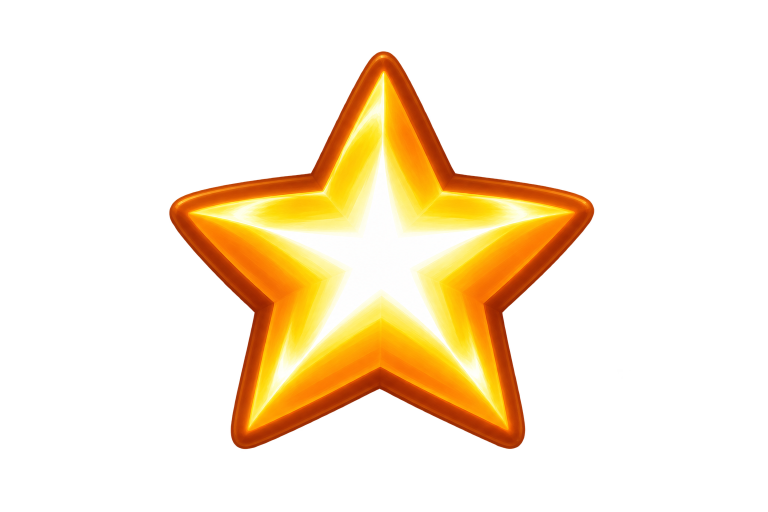
#> input picture AnimationCandidates/stun-orbit-v3-halo-20261106/star.png, 1536 x 1024 px (shown at 1/2 size)
$ python render.py
#> lines starting #> are read from the running program, lines starting #| are printed output that depends on the picture
from PIL import Image,ImageDraw,ImageFont
import math,subprocess,json
from pathlib import Path
p=Path(__file__).parent
src=Image.open(p/'star.png').convert('RGBA')
#> src is the input picture: PIL image 1536x1024 RGBA; mean R, G, B, A 76.4, 44.9, 14.5, 56.9
# Native animation assembly from separately generated sprite; original art stays unchanged.
star=src.resize((180,120),Image.Resampling.LANCZOS)
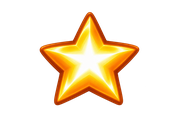
#> star: PIL image 180x120 RGBA; mean R, G, B, A 56.6, 38.4, 14.2, 56.9; transparent parts drawn white
halo=Image.open(p/'halo.png').convert('RGBA').resize((380,160),Image.Resampling.LANCZOS)
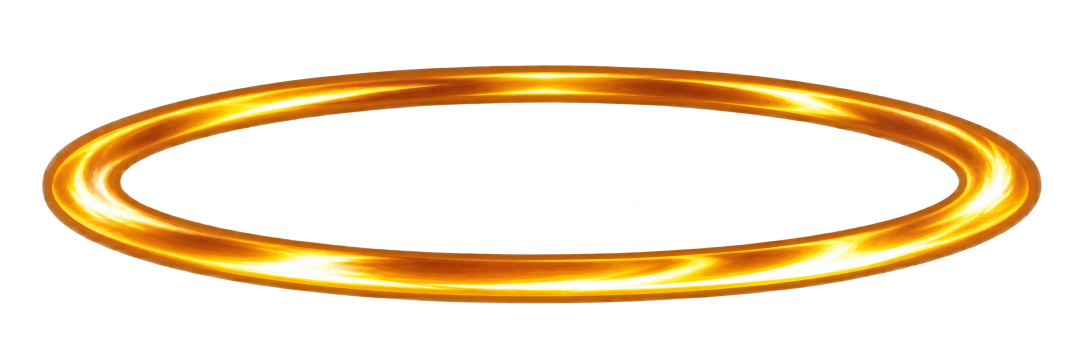
#> input picture AnimationCandidates/stun-orbit-v3-halo-20261106/halo.png, 2172 x 724 px (shown at 1/2 size)
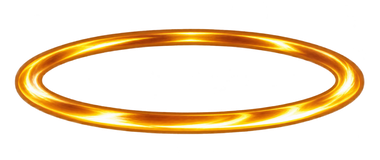
#> halo: PIL image 380x160 RGBA; mean R, G, B, A 56.4, 36.1, 9, 57.4; transparent parts drawn white
N=72; frames=[];coords=[]
for f in range(N):
 t=f/N; im=Image.new('RGBA',(512,320));im.alpha_composite(halo,(66,77));d=ImageDraw.Draw(im)
 items=[]
 for j in range(3):
  a=math.tau*(t+j/3);x=256+166*math.cos(a);y=157+55*math.sin(a);depth=math.sin(a)
  items.append((depth,j,a,x,y))
 for depth,j,a,x,y in sorted(items):
  for k in range(18,0,-1):
   b=a-k*.025;xx=256+166*math.cos(b);yy=157+55*math.sin(b)
   r=1.5+2.5*(1-k/19);d.ellipse((xx-r,yy-r,xx+r,yy+r),fill=(255,190,40,int(110*(1-k/19))))
  sz=.77+.2*depth
  obj=star.resize((int(180*sz),int(120*sz)),Image.Resampling.LANCZOS).rotate(12*math.sin(a*2+j),Image.Resampling.BICUBIC,expand=True)
  im.alpha_composite(obj,(round(x-obj.width/2),round(y-obj.height/2)))
  coords.append([f,j,x,y])
 im.save(p/'frames'/f'{f:03}.png');frames.append(im)
#> this loop made 72 passes
#> pass 1, `im.save(p / 'frames' / f'{f:03}.png')`:
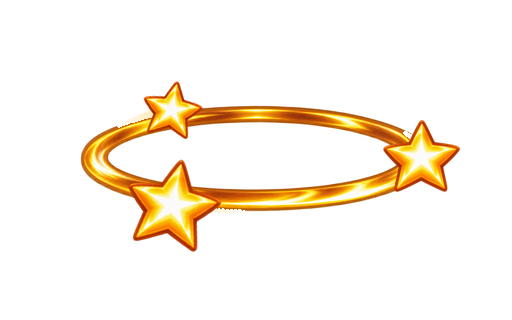
#> saved as 000.png: PIL image 512x320 RGBA; mean R, G, B, A 29.3, 19, 5.7, 29.4; transparent parts drawn white
#> pass 2, `im.save(p / 'frames' / f'{f:03}.png')`:
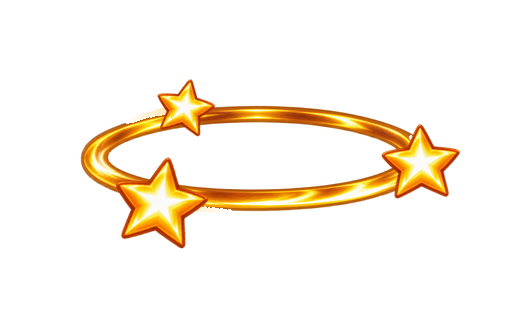
#> saved as 001.png: PIL image 512x320 RGBA; mean R, G, B, A 29.5, 19.2, 5.8, 29.6; transparent parts drawn white
#> after the loop:
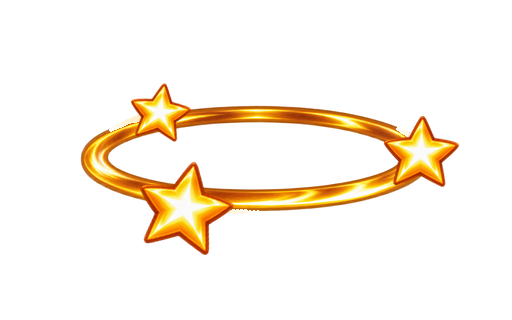
#> im: PIL image 512x320 RGBA; mean R, G, B, A 29, 18.9, 5.7, 29.3; transparent parts drawn white
#> after the loop:
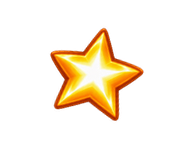
#> obj: PIL image 191x146 RGBA; mean R, G, B, A 39.1, 26.4, 9.9, 39.7; transparent parts drawn white
#> after the loop, coords = 216 items, first 6: [0, 2, 173, 109.4], [0, 0, 422, 157], [0, 1, 173, 204.6], [1, 2, 185.8, 107.2], [1, 0, 421.4, 161.8], [1, 1, 160.8, 202.1]; frames = 72 items
font=ImageFont.truetype('/usr/share/fonts/truetype/dejavu/DejaVuSans.ttf',25);small=ImageFont.truetype('/usr/share/fonts/truetype/dejavu/DejaVuSans.ttf',18)
#> (the run stopped early here; a loop or call above may not have finished)
